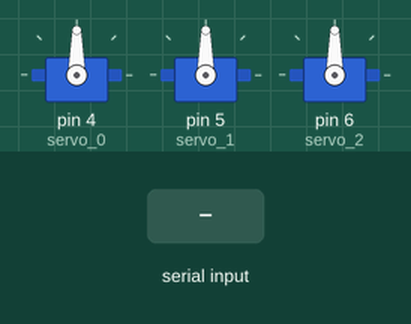
The sketch below on a simulated Arduino Uno, built with avr-gcc and run on an emulated ATmega328P. On the bench: 3 × servo. Inputs (shaded band) come from the test bench.

Above: at 1.2 s.
1.3 s: "-\n" received over Serial
At 2.0 s:
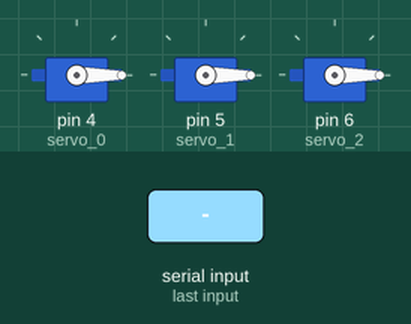
2.8 s: "90,45,200\n" received over Serial
At 3.5 s:
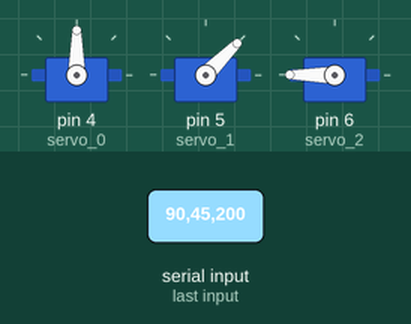
4.3 s: "30,150,10\n" received over Serial
At 4.6 s:
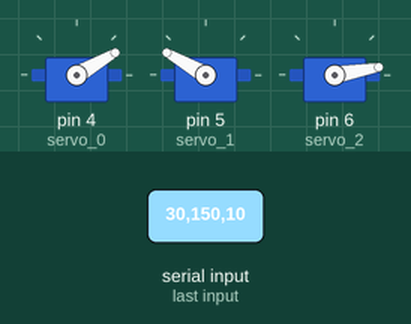
5.8 s: "90,45\n" received over Serial
At 6.8 s:
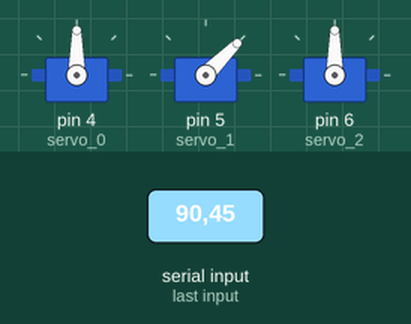
7.3 s: "30,150\n" received over Serial
At 8.0 s:
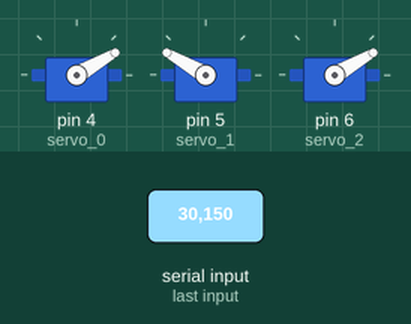
8.8 s: "200\n" received over Serial
At 10.2 s:
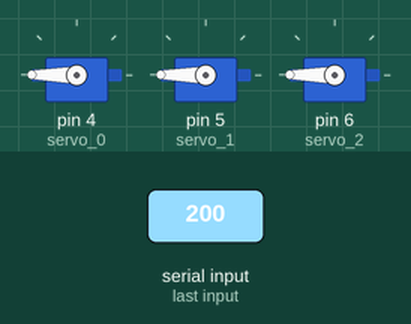
Timing chart, 0 to 11.3 s (numbered marks = the images above; inputs shaded):
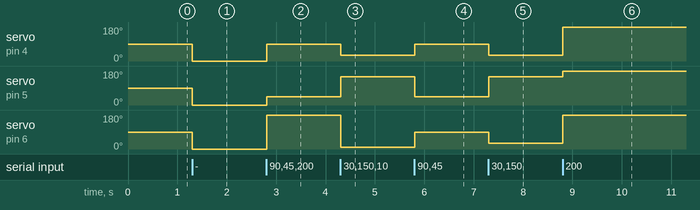

Measured:
- after the input at 1.3 s, servo on pin 4 (servo_0), servo on pin 5 (servo_1), servo on pin 6 (servo_2): 90° → 0° at once
- after the input at 2.8 s, servo on pin 4 (servo_0): 0° → 90° at once; servo on pin 5 (servo_1): 0° → 45° at once; servo on pin 6 (servo_2): 0° → 180° at once
- after the input at 4.3 s, servo on pin 4 (servo_0): 90° → 30° at once; servo on pin 5 (servo_1): 45° → 150° at once; servo on pin 6 (servo_2): 180° → 10° at once
- after the input at 5.8 s, servo on pin 4 (servo_0): 30° → 90° at once; servo on pin 5 (servo_1): 150° → 45° at once; servo on pin 6 (servo_2): 10° → 90° at once
- after the input at 7.3 s, servo on pin 4 (servo_0), servo on pin 6 (servo_2): 90° → 30° at once; servo on pin 5 (servo_1): 45° → 150° at once
- after the input at 8.8 s, servo on pin 4 (servo_0), servo on pin 6 (servo_2): 30° → 180° at once; servo on pin 5 (servo_1): 150° → 180° at once

The sketch:

Conexion_Servo_Python.ino
```cpp
#include <Servo.h>

// Define los servos
Servo servo_0;
Servo servo_1;
Servo servo_2;

// Variables para almacenar los comandos y ángulos
String comando = ""; // Variable para almacenar el comando recibido
int angulo_0 = 90; // Ángulo inicial para servo_0
int angulo_1 = 90; // Ángulo inicial para servo_1
int angulo_2 = 90; // Ángulo inicial para servo_2

// Configuración inicial
void setup() {
    servo_0.attach(4);
    servo_1.attach(5);
    servo_2.attach(6);
    Serial.begin(9600);

    // Establecer posiciones iniciales
    servo_0.write(angulo_0);
    servo_1.write(angulo_1);
    servo_2.write(angulo_2);
}

// Bucle principal
void loop() {
    // Si hay datos disponibles en el puerto serial, lee y procesa los comandos
    while (Serial.available() > 0) {
        // Lee el siguiente byte disponible
        char caracter = Serial.read();

        // Si el caracter es un dígito, un signo menos (para números negativos) o una coma
        if (isdigit(caracter) || caracter == '-' || caracter == ',') {
            // Agrega el caracter al comando
            comando += caracter;
        } else if (caracter == '\n') { // Si el caracter es un salto de línea
            // Separa el comando en los tres ángulos
            int separador_1 = comando.indexOf(',');
            int separador_2 = comando.indexOf(',', separador_1 + 1);
            int angulo_servo_0 = comando.substring(0, separador_1).toInt(); // Primer valor para servo_0
            int angulo_servo_1 = comando.substring(separador_1 + 1, separador_2).toInt(); // Segundo valor para servo_1
            int angulo_servo_2 = comando.substring(separador_2 + 1).toInt(); // Tercer valor para servo_2

            // Mueve el servo_0 al ángulo especificado
            servo_0.write(angulo_servo_0);
            angulo_0 = angulo_servo_0;

            // Mueve el servo_1 al ángulo especificado
            servo_1.write(angulo_servo_1);
            angulo_1 = angulo_servo_1;

            // Mueve el servo_2 al ángulo especificado
            servo_2.write(angulo_servo_2);
            angulo_2 = angulo_servo_2;

            // Reinicia el comando para el próximo
            comando = "";
        }
    }
}
```
